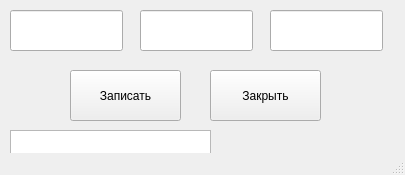
<?xml version="1.0" encoding="UTF-8"?>
<ui version="4.0">
 <class>MainWindow2</class>
 <widget class="QMainWindow" name="MainWindow2">
  <property name="geometry">
   <rect>
    <x>0</x>
    <y>0</y>
    <width>405</width>
    <height>175</height>
   </rect>
  </property>
  <property name="windowTitle">
   <string>Добавление контакта</string>
  </property>
  <widget class="QWidget" name="centralwidget">
   <widget class="QPushButton" name="pushButton">
    <property name="geometry">
     <rect>
      <x>70</x>
      <y>70</y>
      <width>111</width>
      <height>51</height>
     </rect>
    </property>
    <property name="text">
     <string>Записать</string>
    </property>
   </widget>
   <widget class="QLineEdit" name="lineEdit_2">
    <property name="geometry">
     <rect>
      <x>10</x>
      <y>10</y>
      <width>113</width>
      <height>41</height>
     </rect>
    </property>
   </widget>
   <widget class="QLineEdit" name="lineEdit_3">
    <property name="geometry">
     <rect>
      <x>140</x>
      <y>10</y>
      <width>113</width>
      <height>41</height>
     </rect>
    </property>
   </widget>
   <widget class="QLineEdit" name="lineEdit_5">
    <property name="geometry">
     <rect>
      <x>270</x>
      <y>10</y>
      <width>113</width>
      <height>41</height>
     </rect>
    </property>
   </widget>
   <widget class="QPushButton" name="pushButton_2">
    <property name="geometry">
     <rect>
      <x>210</x>
      <y>70</y>
      <width>111</width>
      <height>51</height>
     </rect>
    </property>
    <property name="text">
     <string>Закрыть</string>
    </property>
   </widget>
   <widget class="QTextEdit" name="textEdit">
    <property name="geometry">
     <rect>
      <x>10</x>
      <y>130</y>
      <width>201</width>
      <height>31</height>
     </rect>
    </property>
    <property name="mouseTracking">
     <bool>false</bool>
    </property>
    <property name="readOnly">
     <bool>true</bool>
    </property>
   </widget>
  </widget>
  <widget class="QStatusBar" name="statusbar"/>
 </widget>
 <resources/>
 <connections/>
</ui>
